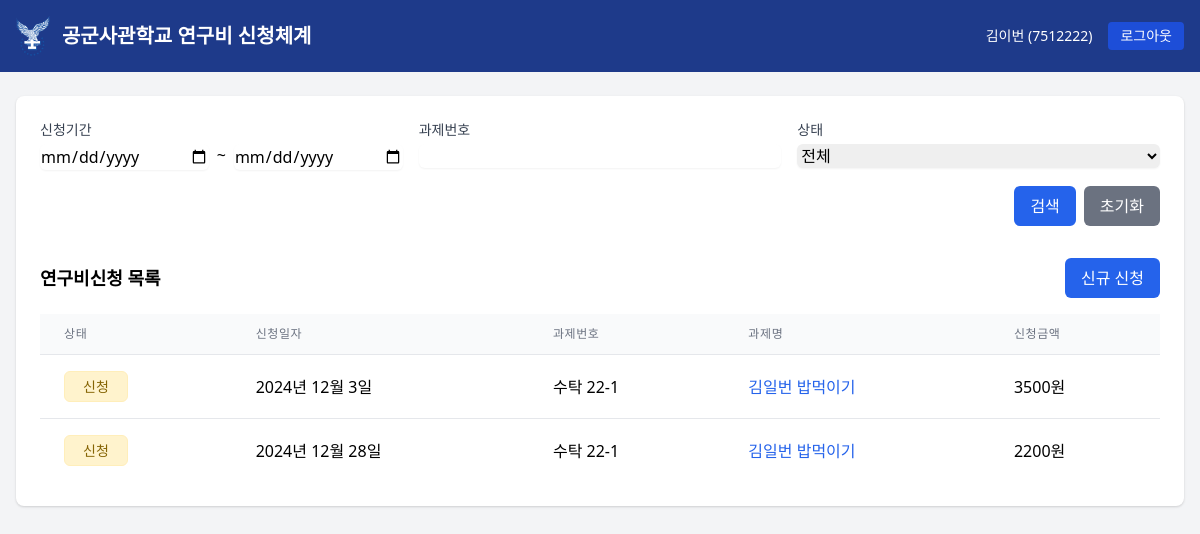
The page /applications/ (signed in) on the database its author committed.
### research/models.py (models this page shows, shortened)
class User(AbstractUser):
    last_name = None
    RANK_CHOICES = [
       ('교수', '교수'),
       ('부교수', '부교수'),
       ('조교수', '조교수'),
       ('강사', '강사'),
       ('이등병', '이등병'),
       ('일병', '일병'),
       ('상병', '상병'),
       ('병장', '병장'),
       ('하사', '하사'),
       ('중사', '중사'),
       ('상사', '상사'),
       ('원사', '원사'),
       ('준위', '준위'),
       ('소위', '소위'),
       ('중위', '중위'),
       ('대위', '대위'),
       ('소령', '소령'),
       ('중령', '중령'),
       ('대령', '대령'),
       ('대령(진)', '대령(진)'),
       ('대령(임)', '대령(임)'),
       ('중령(진)', '중령(진)'),
       ('중령(임)', '중령(임)'),
       ('소령(진)', '소령(진)'),
       ('소령(임)', '소령(임)'),
       ('대위(진)', '대위(진)'),
       ('대위(임)', '대위(임)'),
       ('중위(진)', '중위(진)'),
       ('중위(임)', '중위(임)'),
       ('소위(진)', '소위(진)'),
       ('소위(임)', '소위(임)'),
       ('원사(진)', '원사(진)'),
       ('원사(임)', '원사(임)'),
       ('상사(진)', '상사(진)'),
       ('상사(임)', '상사(임)'),
       ('중사(진)', '중사(진)'),
       ('중사(임)', '중사(임)'),
       ('하사(진)', '하사(진)'),
       ('하사(임)', '하사(임)'),
    ]
    STATUS_CHOICES = [
        ('군무원', '군무원'),
        ('생도', '생도'),
        ('민간인', '민간인'),
        ('현역', '현역'),
        ('연구원', '연구원'),
        ('예비역', '예비역'),
        ('조교수', '조교수'),
        ('학생연구원', '학생연구원'),
    ]
    POSITION_CHOICES = [
        ('교수', '교수'),
        ('부교수', '부교수'),
        ('조교수(전임)', '조교수(전임)'),
        ('조교수(일반)', '조교수(일반)'),
        ('군교관', '군교관'),
        ('강사', '강사'),
        ('외래강사', '외래강사'),
    ]
    APPROVAL_CHOICES = [
        ('산학협력팀장', '산학협력팀장'),
        ('과제운영팀장', '과제운영팀장'),
    ]
    military_id = models.CharField(max_length=10, unique=True, verbose_name='군번')
    rank = models.CharField(max_length=20, choices=RANK_CHOICES, null=True, blank=True, verbose_name='계급')
    department = models.ForeignKey('Department', on_delete=models.SET_NULL, null=True, verbose_name='소속')
    internal_external = models.CharField(
        max_length=10,
        choices=[('internal', '내부'), ('external', '외부')],
        verbose_name='내/외부구분'
    )
    status = models.CharField(
        max_length=20,
        choices=STATUS_CHOICES,
        verbose_name='신분구분'
    )
    position = models.CharField(
        max_length=20,
        choices=POSITION_CHOICES,
        null=True,
        blank=True,
        verbose_name='직위'
    )
    approval_authority = models.CharField(
        max_length=20,
        choices=APPROVAL_CHOICES,
        null=True,
        blank=True,
        verbose_name='결재권한'
    )
    class Meta:
        verbose_name = '사용자'
        verbose_name_plural = '사용자 목록'
    def get_full_name(self):
        return self.first_name.strip()

class ResearchApplication(models.Model):
    STATUS_CHOICES = [
        ('신청', '신청'),
        ('결재', '결재'),
        ('기각', '기각'),
    ]
    application_number = models.CharField(max_length=20, verbose_name='신청번호')
    research_budget = models.ForeignKey(ResearchBudget, on_delete=models.CASCADE, verbose_name='연구과제')
    applicant = models.ForeignKey(
        settings.AUTH_USER_MODEL,
        on_delete=models.CASCADE,
        related_name='applications',
        verbose_name='신청자'
    )
    application_date = models.DateField(verbose_name='신청일자')
    execution_date = models.DateField(verbose_name='집행일자', null=True, blank=True)
    amount = models.DecimalField(max_digits=15, decimal_places=2, verbose_name='신청금액')
    description = models.TextField(verbose_name='신청내용')
    status = models.CharField(max_length=10, choices=STATUS_CHOICES, default='신청', verbose_name='상태')
    rejection_reason = models.TextField(blank=True, null=True, verbose_name='기각사유')
    budget_subcategory = models.CharField(max_length=100, verbose_name='연구비항목')
    class Meta:
        verbose_name = '연구비신청'
        verbose_name_plural = '연구비신청 목록'

class ResearchBudget(models.Model):
    TYPE_CHOICES = [
        ('인건비', '인건비'),
        ('연구수당', '연구수당'),
        ('연구시설/장비비', '연구시설/장비비'),
        ('연구활동비', '연구활동비'),
        ('연구재료비', '연구재료비'),
        ('간접비', '간접비'),
        ('통장이자', '통장이자'),
        ('위탁연구개발비', '위탁연구개발비'),
        ('보안수당', '보안수당'),
        ('연구윤리활동비', '연구윤리활동비'),
        ('연구실안전관리비', '연구실안전관리비'),
    ]
    research = models.ForeignKey(
        'Research',
        on_delete=models.CASCADE,
        related_name='budgets',
        verbose_name='연구과제'
    )
    budget_type = models.CharField(
        max_length=50,
        choices=TYPE_CHOICES,
        verbose_name='예산항목'
    )
    total_amount = models.DecimalField(
        max_digits=15,
        decimal_places=2,
        verbose_name='예산액'
    )
    remaining_amount = models.DecimalField(
        max_digits=15,
        decimal_places=2,
        verbose_name='잔액'
    )
    created_at = models.DateTimeField(
        auto_now_add=True,
        verbose_name='생성일시'
    )
    updated_at = models.DateTimeField(
        auto_now=True,
        verbose_name='수정일시'
    )
    class Meta:
        verbose_name = '연구예산'
        verbose_name_plural = '연구예산 목록'
        unique_together = ['research', 'budget_type']

class Research(models.Model):
    project_number = models.CharField(max_length=20, unique=True, verbose_name='과제번호')
    project_name = models.CharField(max_length=200, verbose_name='과제명')
    researcher = models.ForeignKey(
        settings.AUTH_USER_MODEL,
        on_delete=models.CASCADE,
        related_name='research_projects',
        verbose_name='연구책임자'
    )
    researchers = models.ManyToManyField(
        settings.AUTH_USER_MODEL,
        related_name='participating_projects',
        verbose_name='연구원',
        blank=True
    )
    ordering_organization = models.CharField(max_length=100, verbose_name='발주기관')
    contract_from = models.DateField(verbose_name='계약시작일')
    contract_to = models.DateField(verbose_name='계약종료일')
    total_budget = models.DecimalField(
        max_digits=15,
        decimal_places=2,
        verbose_name='연구비 총액'
    )
    created_at = models.DateTimeField(auto_now_add=True, verbose_name='생성일시')
    updated_at = models.DateTimeField(auto_now=True, verbose_name='수정일시')
    class Meta:
        verbose_name = '연구과제'
        verbose_name_plural = '연구과제 목록'
        ordering = ['-created_at']

### research/views.py (the view)
# urls.py: path('applications/', views.application_list, name='application_list'),
@login_required
def application_list(request):
    applications = ResearchApplication.objects.select_related(
        'research_budget',
        'research_budget__research',  # Research 모델 데이터
        'research_budget__research__researcher',  # 연구책임자 정보
        'research_budget__research__researcher__department',  # 소속 정보
        'applicant'
    ).all()
    start_date = request.GET.get('start_date')
    end_date = request.GET.get('end_date')
    project_number = request.GET.get('project_number')
    status = request.GET.get('status')
    if start_date and end_date:
        applications = applications.filter(
            application_date__range=[start_date, end_date]
        )
    if project_number:
        applications = applications.filter(
            research_budget__research__project_number__icontains=project_number
        )
    if status:
        applications = applications.filter(status=status)
    if not request.user.is_staff:
        applications = applications.filter(applicant=request.user)
    context = {
        'applications': applications,
        'status_choices': ResearchApplication.STATUS_CHOICES,
    }
    return render(request, 'research/application_list.html', context)

### templates/research/application_list.html (shortened to what this page needs)
{% extends 'research/base.html' %}
{% block content %}
<div class="bg-white shadow rounded-lg p-6">
    <div class="mb-6">
        <form method="get" class="space-y-4">
            <div class="grid grid-cols-1 md:grid-cols-3 gap-4">
                <div>
                    <label class="block text-sm font-medium text-gray-700">신청기간</label>
                    <div class="flex space-x-2">
                        <input type="date" name="start_date"
                               value="{{ request.GET.start_date }}"
                               class="mt-1 block w-full rounded-md border-gray-300 shadow-sm">
                        <span class="self-center">~</span>
                        <input type="date" name="end_date"
                               value="{{ request.GET.end_date }}"
                               class="mt-1 block w-full rounded-md border-gray-300 shadow-sm">
                    </div>
                </div>
                <div>
                    <label class="block text-sm font-medium text-gray-700">과제번호</label>
                    <input type="text" name="project_number"
                           value="{{ request.GET.project_number }}"
                           class="mt-1 block w-full rounded-md border-gray-300 shadow-sm">
                </div>
                <div>
                    <label class="block text-sm font-medium text-gray-700">상태</label>
                    <select name="status" class="mt-1 block w-full rounded-md border-gray-300 shadow-sm">
                        <option value="">전체</option>
                    </select>
                </div>
            </div>
            <div class="flex justify-end space-x-2">
                <button type="submit" class="bg-blue-600 text-white px-4 py-2 rounded-md hover:bg-blue-700">
                    검색
                </button>
                <a href="{% url 'research:application_list' %}"
                   class="bg-gray-500 text-white px-4 py-2 rounded-md hover:bg-gray-600">
                    초기화
                </a>
            </div>
        </form>
    </div>
    <div class="mt-8">
        <div class="flex justify-between items-center mb-4">
            <h2 class="text-lg font-semibold">연구비신청 목록</h2>
            <a href="{% url 'research:application_create' %}"
               class="bg-blue-600 text-white px-4 py-2 rounded-md hover:bg-blue-700">
                신규 신청
            </a>
        </div>
        <div class="overflow-x-auto">
            <table class="min-w-full divide-y divide-gray-200">
                <thead class="bg-gray-50">
                    <tr>
                        <th class="px-6 py-3 text-left text-xs font-medium text-gray-500 uppercase tracking-wider">
                            상태
                        </th>
                        <th class="px-6 py-3 text-left text-xs font-medium text-gray-500 uppercase tracking-wider">
                            신청일자
                        </th>
                        <th class="px-6 py-3 text-left text-xs font-medium text-gray-500 uppercase tracking-wider">
                            과제번호
                        </th>
                        <th class="px-6 py-3 text-left text-xs font-medium text-gray-500 uppercase tracking-wider">
                            과제명
                        </th>
                        <th class="px-6 py-3 text-left text-xs font-medium text-gray-500 uppercase tracking-wider">
                            신청금액
                        </th>
                    </tr>
                </thead>
                <tbody class="bg-white divide-y divide-gray-200">
                    {% for application in applications %}
                    <tr class="hover:bg-gray-50">
                        <td class="px-6 py-4 whitespace-nowrap">
                            <span class="status-badge {% if application.status == '승인' %}status-badge-approved
                                  {% elif application.status == '반려' or application.status == '기각' %}status-badge-rejected
                                  {% else %}status-badge-pending{% endif %}">
                                {{ application.get_status_display }}
                            </span>
                        </td>
                        <td class="px-6 py-4 whitespace-nowrap">{{ application.application_date }}</td>
                        <td class="px-6 py-4 whitespace-nowrap">{{ application.research_budget.research.project_number }}</td>
                        <td class="px-6 py-4">
                            <a href="{% url 'research:application_detail' application.pk %}"
                               class="text-blue-600 hover:text-blue-900">
                                {{ application.research_budget.research.project_name }}
                            </a>
                        </td>
                        <td class="px-6 py-4 whitespace-nowrap">{{ application.amount|floatformat:0 }}원</td>
                    </tr>
                    {% empty %}
                    <tr>
                        <td colspan="5" class="px-6 py-4 text-center text-gray-500">
                            검색 결과가 없습니다.
                        </td>
                    </tr>
                    {% endfor %}
                </tbody>
            </table>
        </div>
    </div>
</div>
{% endblock %}

### templates/research/base.html (shortened to what this page needs)
{% load static %}
<!DOCTYPE html>
<html lang="ko">
<head>
   <link href="https://cdnjs.cloudflare.com/ajax/libs/tailwindcss/2.2.19/tailwind.min.css" rel="stylesheet">
</head>
<body class="bg-gray-100">
   <header class="bg-blue-900 text-white">
       <div class="max-w-7xl mx-auto px-4">
           <div class="flex items-center justify-between py-4">
               <div class="flex items-center">
                   <a href="{% url 'research:dashboard' %}" class="flex items-center hover:opacity-90">
                       <div class="logo-container">
                        <img src="{% static 'img/afalogo.png' %}" alt="공군사관학교 로고" class="h-10">
                       </div>
                       <h1 class="text-xl font-bold ml-3">
                           공군사관학교 연구비 신청체계
                       </h1>
                   </a>
               </div>
               {% if user.is_authenticated %}
               <div class="flex items-center space-x-6">
                   <div class="flex items-center space-x-4">
                       <span class="text-sm">
                           {{ user.get_full_name }}
                           ({{ user.username }})
                       </span>
                       <form method="post" action="{% url 'research:logout' %}" class="inline">
                           <button type="submit"
                                   class="bg-blue-700 hover:bg-blue-600
                                       px-3 py-1 rounded transition-colors text-sm">
                               로그아웃
                           </button>
                       </form>
                   </div>
               </div>
               {% endif %}
           </div>
       </div>
   </header>
   <main class="max-w-7xl mx-auto px-4 py-6">
       {% block content %}
       {% endblock %}
   </main>
</body>
</html>

### templates/research/base.html (style rules this page uses)
.status-badge { display: inline-block; padding: 0.25rem 1rem; border-radius: 0.375rem; font-size: 0.875rem; font-weight: 500; text-align: center; min-width: 4rem; }
.status-badge-pending { background-color: #FFF3CD; color: #856404; border: 1px solid #FFEEBA; }

### rows shown on the page
User: get_full_name "김이번", username "7512222"
ResearchApplication: status "신청", application_date "2024년 12월 3일", research_budget.research.project_number "수탁 22-1", research_budget.research.project_name "김일번 밥먹이기", amount "3500"
ResearchApplication: status "신청", application_date "2024년 12월 28일", research_budget.research.project_number "수탁 22-1", research_budget.research.project_name "김일번 밥먹이기", amount "2200"
